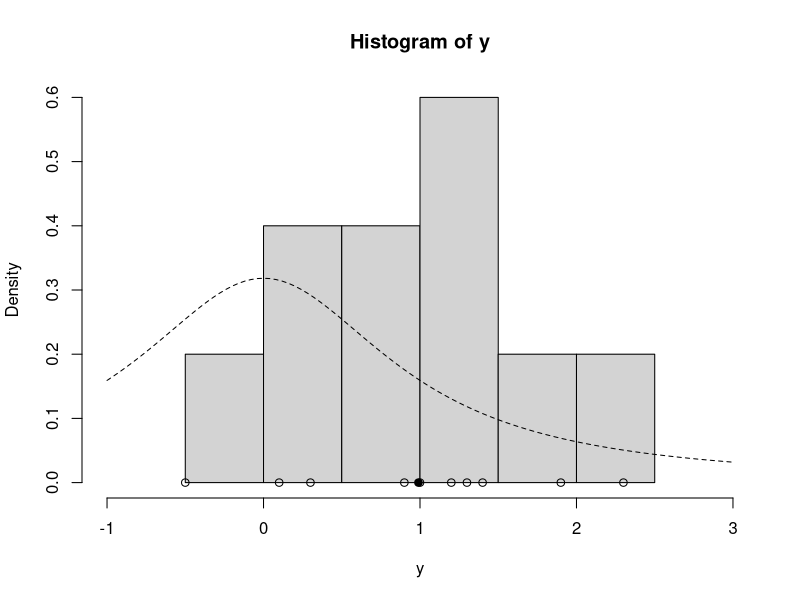

Write the R code that produced this figure.
update_mu =  function(n,ybar,sig2,mu_0,sig2_0) {
  sig2_1=1.0/(n/sig2+1/sig2_0)
  mu_1=sig2_1*(n*ybar/sig2+mu_0/sig2_0)
  rnorm(n=1,mean=mu_1,sd=sqrt(sig2_1))
}

update_sig2 = function(n, y, mu, nu_0, beta_0) {
  nu_1 = nu_0 + n / 2.0
  sumsq = sum( (y - mu)^2 ) # vectorized
  beta_1 = beta_0 + sumsq / 2.0
  out_gamma = rgamma(n=1, shape=nu_1, rate=beta_1) # rate for gamma is shape for inv-gamma
  1.0 / out_gamma # reciprocal of a gamma random variable is distributed inv-gamma
}

gibbs=function(y,n_iter,init,prior){
  ybar=mean(y)
  n=length(y)
  
  mu_out = numeric(n_iter)
  sig2_out=numeric(n_iter)
  
  mu_now=init$mu
  
  ##gibbs
  for (i in 1:n_iter){
    sig2_now = update_sig2(n=n,y=y,mu=mu_now,nu_0=prior$nu_0,beta_0 = prior$beta_0)
    mu_now = update_mu(n=n,ybar=ybar,sig2=sig2_now,mu_0=prior$mu_0,sig2_0=prior$sig2_0)
    sig2_out[i]=sig2_now
    mu_out[i]= mu_now
    
  }
  
  cbind(mu=mu_out,sig2=sign2_out)
  
  
  
  
  
}



y=c(1.2,1.4,-0.5,0.3,0.9,2.3,1.0,0.1,1.3,1.9)
ybar=mean(y)
n=length(y)

prior=list()

prior$mu_0=0
prior$sig2_0=1.0
prior$n_0 =2.0
prior$s2_0 = 1.0 
prior$nu_0 = prior$n_0 /2.0
prior$beta_0=prior$n_0 *prior$s2_0/2.0


hist(y,freq=FALSE, xlim=c(-1.0,3.0))
points(y,rep(0.0,n))
points(ybar,0.0,pch=19)

curve(dt(x, df=1), lty=2,  add= TRUE)